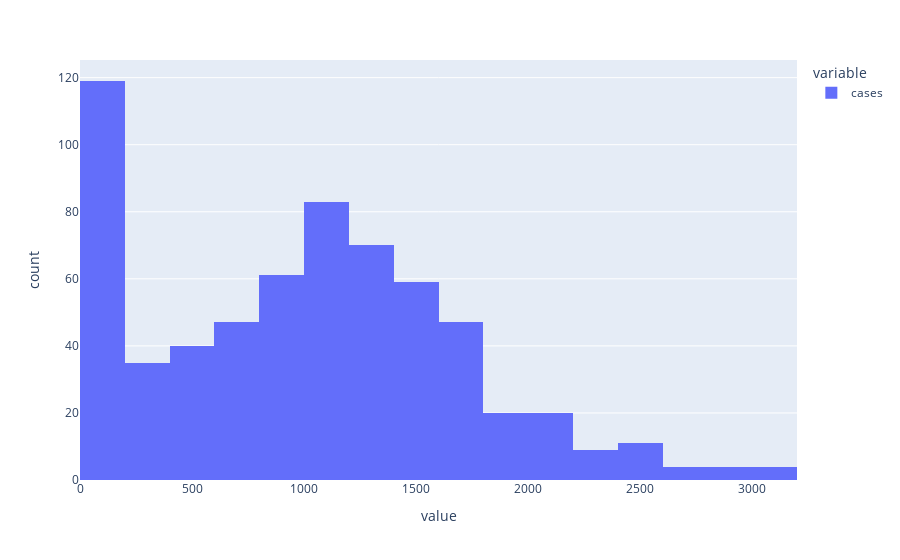

Here is the notebook cell this chart was saved with:
### Code cell
px.histogram(df.loc[((df['month'] != 6) & (df['month'] != 7) & (df['cases'] != 8))]['cases'])

### Figure 1 — Plotly figure (JSON) as saved in the notebook; plotly's stock layout.template omitted (floating-point values rounded to 4 significant figures; data arrays with more than 128 entries replaced by an {"elided": "..."} marker saying what was removed)
{"data": [{"alignmentgroup": "True", "bingroup": "x", "hovertemplate": "variable=cases<br>value=%{x}<br>count=%{y}<extra></extra>", "legendgroup": "cases", "marker": {"color": "#636efa", "pattern": {"shape": ""}}, "name": "cases", "offsetgroup": "cases", "orientation": "v", "showlegend": true, "type": "histogram", "x": {"elided": "698 int values"}, "xaxis": "x", "yaxis": "y"}], "layout": {"barmode": "relative", "legend": {"title": {"text": "variable"}, "tracegroupgap": 0}, "margin": {"t": 60}, "xaxis": {"anchor": "y", "domain": [0, 1], "title": {"text": "value"}}, "yaxis": {"anchor": "x", "domain": [0, 1], "title": {"text": "count"}}}}
